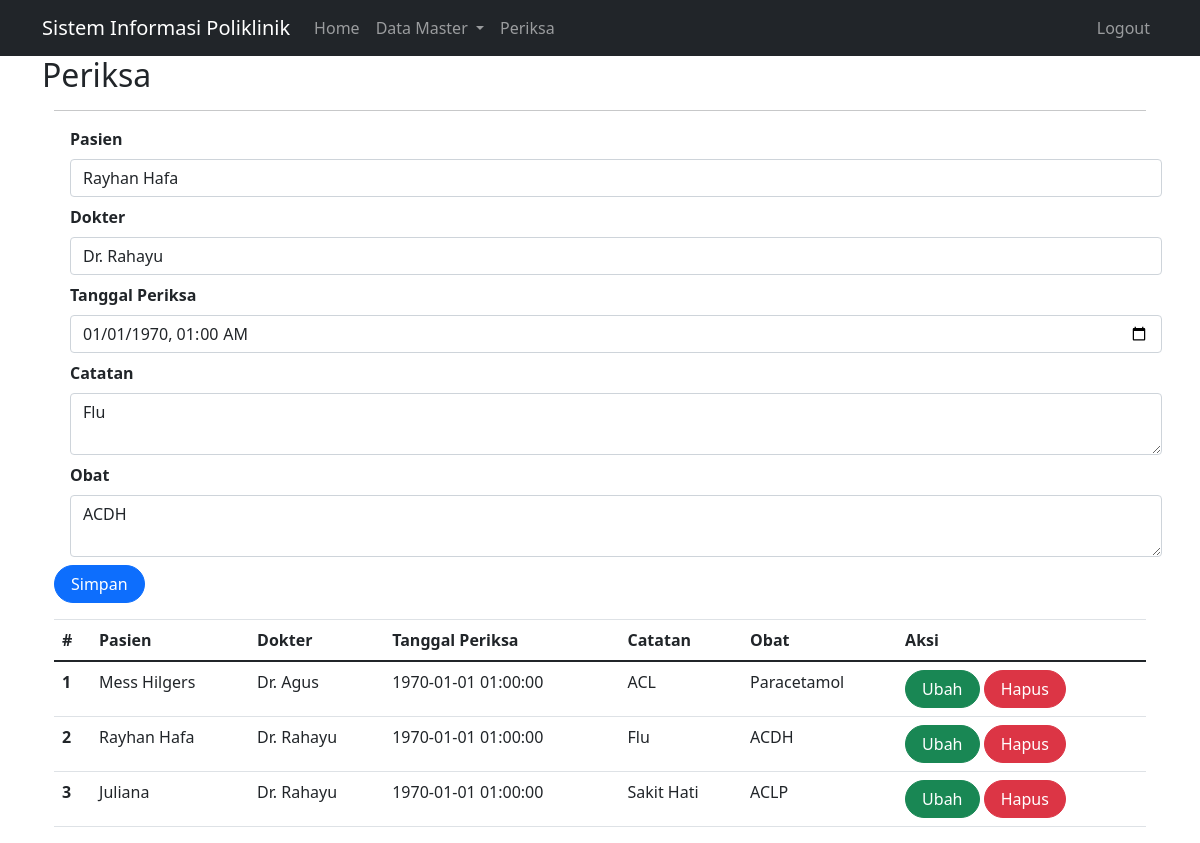
/index.php?page=periksa&id=57 (signed in), run on the app's committed database.
### tables this page shows
CREATE TABLE `periksa` (
  `id` int(11) NOT NULL,
  `id_pasien` int(11) NOT NULL,
  `id_dokter` int(11) NOT NULL,
  `tgl_periksa` datetime NOT NULL,
  `catatan` text NOT NULL,
  `id_obat` text NOT NULL
);

CREATE TABLE `pasien` (
  `id` int(11) NOT NULL,
  `nama` varchar(255) DEFAULT NULL,
  `alamat` varchar(255) DEFAULT NULL,
  `no_hp` varchar(50) DEFAULT NULL
);

CREATE TABLE `dokter` (
  `id` int(11) NOT NULL,
  `nama` varchar(255) DEFAULT NULL,
  `alamat` varchar(255) DEFAULT NULL,
  `no_hp` varchar(50) DEFAULT NULL
);

### periksa.php (the view, shortened to what this page needs)
<?php
include_once("koneksi.php");
?>
<!DOCTYPE html>
<html lang="en">
<head>
    <link rel="stylesheet" href="assets/css/bootstrap.css">
    <link href="https://cdn.jsdelivr.net/npm/bootstrap@5.0.2/dist/css/bootstrap.min.css"
        rel="stylesheet"
>
</head>
<body>
    <div class="container">
        <hr>
        <form class="form row" method="POST" action="" name="myForm" onsubmit="return(validate());">
            <?php
            $id_pasien = '';
            $tgl_periksa = '';
            $catatan = '';
            $id_obat = '';
            if (isset($_GET['id'])) {
                $ambil = mysqli_query($mysqli, "SELECT * FROM periksa WHERE id='" . $_GET['id'] . "'");
                while ($row = mysqli_fetch_array($ambil)) {
                    $id_pasien = $row['id_pasien'];
                    $id_dokter = $row['id_dokter'];
                    $tgl_periksa = $row['tgl_periksa'];
                    $catatan = $row['catatan'];
                    $id_obat = $row['id_obat'];
                }
            ?>
            <?php } ?>
            <div class="form-group mx-sm-3 mb-2">
                <label for="inputPasien" class="form-label fw-bold">Pasien</label>
                <select class="form-control" name="id_pasien">
                    <?php
                    $pasien = mysqli_query($mysqli, "SELECT * FROM pasien");
                    while ($data = mysqli_fetch_array($pasien)) {
                        $selected = ($data['id'] == $id_pasien) ? 'selected="selected"' : '';
                    ?>
                        <option value="<?php echo $data['id'] ?>" <?php echo $selected ?>><?php echo $data['nama'] ?></option>
                    <?php } ?>
                </select>
            </div>
            <div class="form-group mx-sm-3 mb-2">
                <label for="inputDokter" class="form-label fw-bold">Dokter</label>
                <select class="form-control" name="id_dokter">
                    <?php
                    $dokter = mysqli_query($mysqli, "SELECT * FROM dokter");
                    while ($data = mysqli_fetch_array($dokter)) {
                        $selected = ($data['id'] == $id_dokter) ? 'selected="selected"' : '';
                    ?>
                        <option value="<?php echo $data['id'] ?>" <?php echo $selected ?>><?php echo $data['nama'] ?></option>
                    <?php } ?>
                </select>
            </div>
            <div class="form-group mx-sm-3 mb-2">
                <label for="inputTgl_periksa" class="form-label fw-bold">Tanggal Periksa</label>
                <input type="datetime-local" class="form-control" name="tgl_periksa" id="inputTgl_periksa"
                    value="<?php echo date('Y-m-d\TH:i', strtotime($tgl_periksa)); ?>">
            </div>
            <div class="form-group mx-sm-3 mb-2">
                <label for="inputCatatan" class="form-label fw-bold">Catatan</label>
                <textarea class="form-control" name="catatan" id="inputCatatan" placeholder="Catatan"><?php echo $catatan; ?></textarea>
            </div>
            <div class="form-group mx-sm-3 mb-2">
                <label for="inputObat" class="form-label fw-bold">Obat</label>
                <textarea class="form-control" name="obat" id="inputObat" placeholder="Masukkan Obat"><?php echo $id_obat; ?></textarea>
            </div>
            <div class="form-group">
                <button type="submit" class="btn btn-primary rounded-pill px-3" name="simpan">Simpan</button>
            </div>
        </form>
        <table class="table table-hover">
            <thead>
                <tr>
                    <th scope="col">#</th>
                    <th scope="col">Pasien</th>
                    <th scope="col">Dokter</th>
                    <th scope="col">Tanggal Periksa</th>
                    <th scope="col">Catatan</th>
                    <th scope="col">Obat</th>
                    <th scope="col">Aksi</th>
                </tr>
            </thead>
            <tbody>
                <?php
                $result = mysqli_query(
                    $mysqli,
                    "SELECT pr.*, d.nama AS 'nama_dokter', p.nama AS 'nama_pasien'
                          FROM periksa pr
                          LEFT JOIN dokter d ON pr.id_dokter = d.id
                          LEFT JOIN pasien p ON pr.id_pasien = p.id
                          ORDER BY pr.tgl_periksa DESC"
                );
                $no = 1;
                while ($data = mysqli_fetch_array($result)) {
                ?>
                    <tr>
                        <th scope="row"><?php echo $no++ ?></th>
                        <td><?php echo $data['nama_pasien'] ?></td>
                        <td><?php echo $data['nama_dokter'] ?></td>
                        <td><?php echo $data['tgl_periksa'] ?></td>
                        <td><?php echo $data['catatan'] ?></td>
                        <td><?php echo $data['id_obat'] ?></td>
                        <td>
                            <a class="btn btn-success rounded-pill px-3" href="index.php?page=periksa&id=<?php echo $data['id'] ?>">Ubah</a>
                            <a class="btn btn-danger rounded-pill px-3" href="index.php?page=periksa&id=<?php echo $data['id'] ?>&aksi=hapus">Hapus</a>
                        </td>
                    </tr>
                <?php } ?>
            </tbody>
        </table>
    </div>
</body>
</html>

### data on the page
periksa: tgl_periksa "01/01/1970 01:00", catatan "Flu", obat "ACDH", id_pasien.nama "Rayhan Hafa", id_dokter.nama "Dr. Rahayu", tgl_periksa "1970-01-01 01:00:00", id_obat "ACDH"
periksa: id_pasien.nama "Mess Hilgers", id_dokter.nama "Dr. Agus", tgl_periksa "1970-01-01 01:00:00", catatan "ACL", id_obat "Paracetamol"
periksa: id_pasien.nama "Juliana", id_dokter.nama "Dr. Rahayu", tgl_periksa "1970-01-01 01:00:00", catatan "Sakit Hati", id_obat "ACLP"

### other printed values
$_GET['page'] "Periksa"
form field id_pasien "Rayhan Hafa"
form field id_dokter "Dr. Rahayu"
